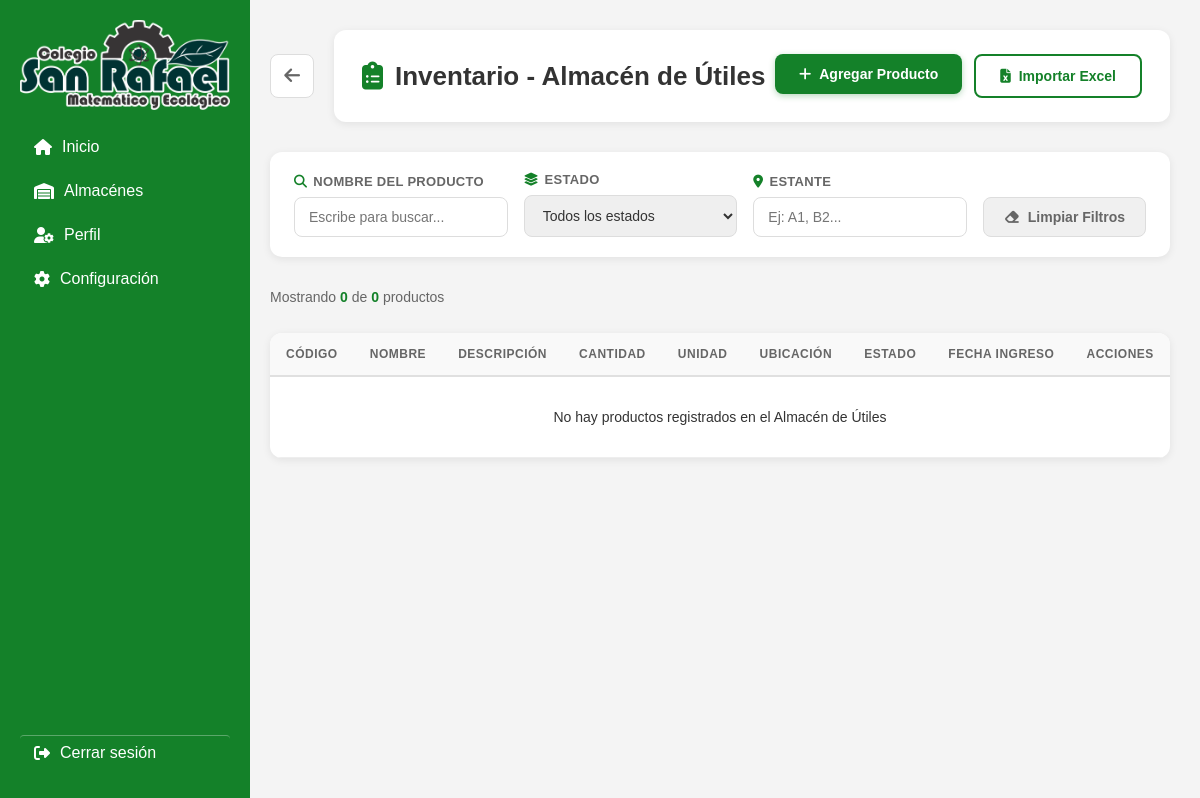
The app's page /inventario-utiles/, older data.
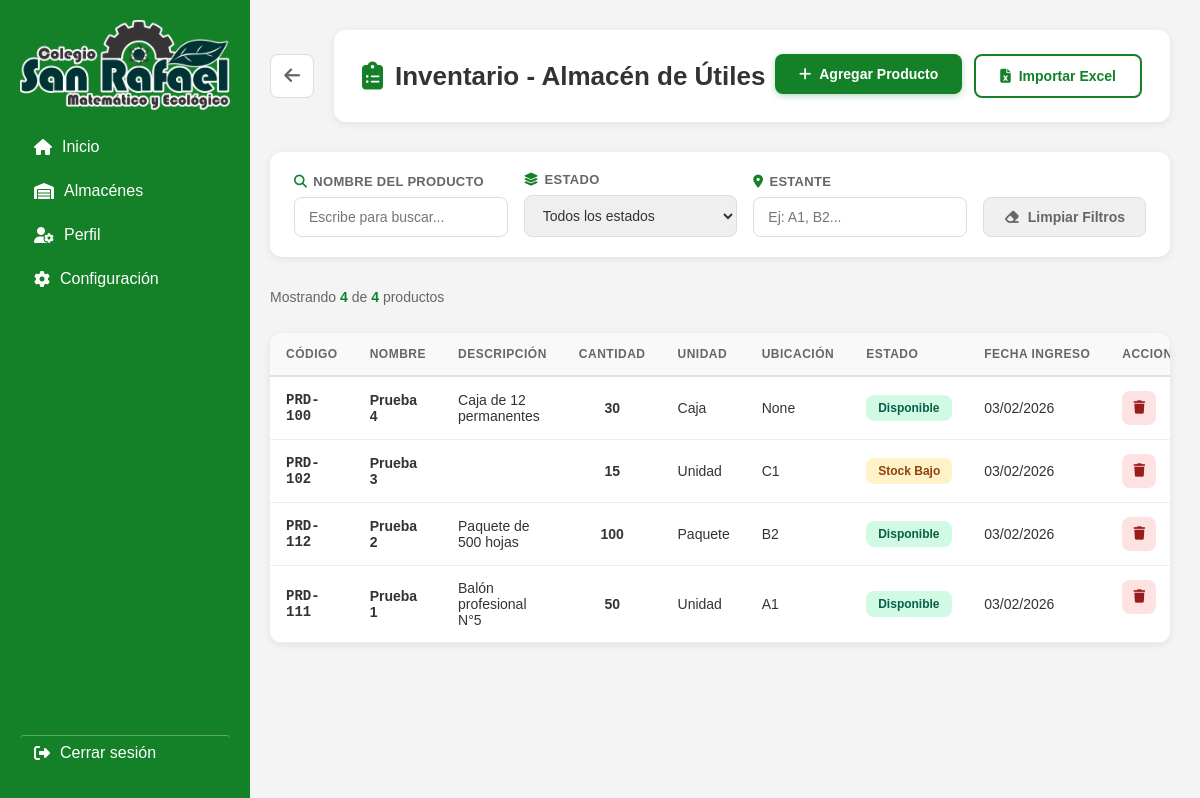
The same page, newer data.
### app1/models.py (models this page shows, shortened)
class ProductoAlmacen(models.Model):
    UBICACION_CHOICES = [
        ('AG', 'Almacén General'),
        ('AD', 'Almacén de Deporte'),
        ('IU', 'Almacén de Útiles'),
    ]
    ESTADO_CHOICES = [
        ('DISP', 'Disponible'),
        ('AGOT', 'Agotado'),
        ('BAJO', 'Stock Bajo'),
    ]
    id_producto = models.AutoField(primary_key=True)
    codigo_almacen = models.CharField(max_length=2, editable=False)
    codigo_producto = models.CharField(max_length=50, unique=True, db_index=True)
    nombre = models.CharField(max_length=100)
    descripcion = models.CharField(max_length=255, blank=True)
    ubicacion_almacen = models.CharField(max_length=2, choices=UBICACION_CHOICES)
    estante = models.CharField(max_length=50, blank=True, null=True)
    cantidad = models.PositiveIntegerField(default=0)
    unidad = models.ForeignKey(
        Unidad,
        on_delete=models.PROTECT,
        related_name='productos'
    )
    estado = models.CharField(max_length=4, choices=ESTADO_CHOICES, default='DISP')
    fecha_ingreso = models.DateTimeField(auto_now_add=True)
    ultima_actualizacion = models.DateTimeField(auto_now=True)
    observaciones = models.TextField(blank=True, null=True)
    class Meta:
        db_table = 'app1_productoalmacen'
        verbose_name = 'Producto de Almacén'
        verbose_name_plural = 'Productos de Almacén'

class Unidad(models.Model):
    nombre = models.CharField(max_length=50, unique=True)
    abreviatura = models.CharField(max_length=10, blank=True)
    activo = models.BooleanField(default=True)
    fecha_creacion = models.DateTimeField(auto_now_add=True)
    def __str__(self):
        return self.nombre
    class Meta:
        db_table = 'app1_unidad'
        verbose_name = 'Unidad'
        verbose_name_plural = 'Unidades'
        ordering = ['nombre']

### app1/view/Entregautiles.py (the view)
# urls.py: path('inventario-utiles/', Entregautiles.inventario_utiles, name='inventario_utiles'),
def inventario_utiles(request):
    productos = ProductoAlmacen.objects.filter(ubicacion_almacen='IU').order_by('-fecha_ingreso')
    context = {
        'productos': productos,
        'total_productos': productos.count()
    }
    return render(request, 'almacenes/almutiles/inventarioutiles.html', context)

### templates/almacenes/almutiles/inventarioutiles.html (shortened to what the changed rows need)
{% extends 'layout.html' %}
{% load static %}
{% block content %}
<div class="inventario-container">
  <header class="page-header">
    <div style="flex: 1;">
      <div class="inventario-header" style="margin-bottom: 0;">
        <h1>
          <i class="fa-solid fa-clipboard-list"></i>
          Inventario - Almacén de Útiles
        </h1>
      </div>
    </div>
  </header>
  <div class="resultados-info">
    Mostrando <strong id="contadorResultados">{{ total_productos }}</strong> de <strong id="totalProductos">{{ total_productos }}</strong> productos
  </div>
  <div class="tabla-wrapper">
    <div class="tabla-container">
      <table class="tabla-inventario">
        <thead>
          <tr>
            <th>Código</th>
            <th>Nombre</th>
            <th>Descripción</th>
            <th>Cantidad</th>
            <th>Unidad</th>
            <th>Ubicación</th>
            <th>Estado</th>
            <th>Fecha Ingreso</th>
            <th>Acciones</th>
          </tr>
        </thead>
        <tbody id="tablaBody">
          {% for producto in productos %}
          <tr data-nombre="{{ producto.nombre|lower }}"
              data-estado="{{ producto.estado }}"
              data-estante="{{ producto.estante|lower }}">
            <td data-label="Código" class="codigo">{{ producto.codigo_producto }}</td>
            <td data-label="Nombre" class="nombre">{{ producto.nombre }}</td>
            <td data-label="Descripción">{{ producto.descripcion }}</td>
            <td data-label="Cantidad" class="cantidad">{{ producto.cantidad }}</td>
            <td data-label="Unidad">{{ producto.unidad }}</td>
            <td data-label="Ubicación">{{ producto.estante }}</td>
            <td data-label="Estado">
              {% if producto.estado == 'DISP' %}
                <span class="badge estado-disponible">Disponible</span>
              {% elif producto.estado == 'BAJO' %}
                <span class="badge estado-bajo">Stock Bajo</span>
              {% elif producto.estado == 'AGOT' %}
                <span class="badge estado-agotado">Agotado</span>
              {% endif %}
            </td>
            <td data-label="Fecha Ingreso">{{ producto.fecha_ingreso|date:"d/m/Y" }}</td>
            <td data-label="Acciones" class="acciones">
              <button class="btn-icon btn-danger btn-eliminar"
                      title="Eliminar"
                      type="button"
                      data-id="{{ producto.id_producto }}"
                      data-nombre="{{ producto.nombre }}">
                <i class="fa-solid fa-trash"></i>
              </button>
            </td>
          </tr>
          {% empty %}
          <tr>
            <td colspan="9" style="text-align: center; padding: 2rem;">
              No hay productos registrados en el Almacén de Útiles
            </td>
          </tr>
          {% endfor %}
        </tbody>
      </table>
    </div>
  </div>
</div>
{% endblock %}

Row changes from the older to the newer data that the page shows:
added ProductoAlmacen: codigo_producto "PRD-100", nombre "Prueba 4", descripcion "Caja de 12 permanentes", cantidad "30", unidad "Caja", estante "None", estado "Disponible", fecha_ingreso "03/02/2026"
added ProductoAlmacen: codigo_producto "PRD-102", nombre "Prueba 3", cantidad "15", unidad "Unidad", estante "C1", estado "Stock Bajo", fecha_ingreso "03/02/2026"
added ProductoAlmacen: codigo_producto "PRD-112", nombre "Prueba 2", descripcion "Paquete de 500 hojas", cantidad "100", unidad "Paquete", estante "B2", estado "Disponible", fecha_ingreso "03/02/2026"
added ProductoAlmacen: codigo_producto "PRD-111", nombre "Prueba 1", descripcion "Balón profesional N°5", cantidad "50", unidad "Unidad", estante "A1", estado "Disponible", fecha_ingreso "03/02/2026"
Text that changed along with them:
{{ total_productos }}: "0" → "4"
text no longer shown: "No hay productos registrados en el Almacén de Útiles"
